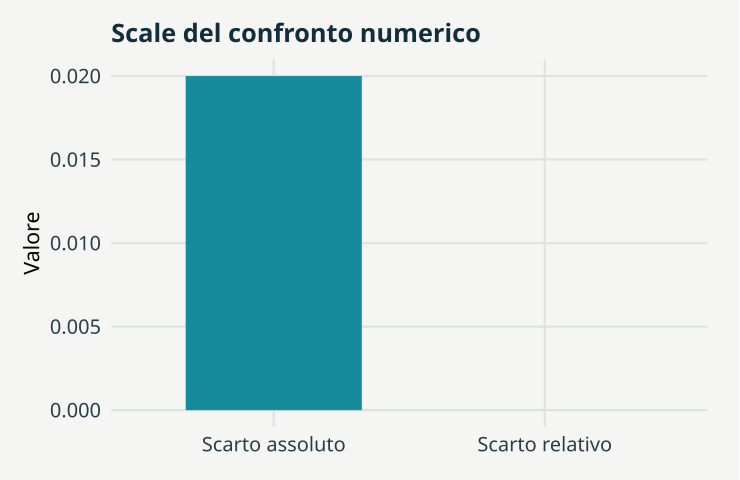

This chart was generated by the following R code:
# GeoStat Lab — funzioni comuni. R >= 4.3; ggplot2 >= 3.4; jsonlite.
suppressPackageStartupMessages(library(ggplot2))
col_geo <- c('#168B9C','#BC5B35','#7054A4','#A17B19','#227864','#64748B')
theme_set(theme_minimal(base_size=17, base_family='sans') + theme(
  plot.background=element_rect(fill='#F5F6F3',colour=NA),
  panel.background=element_rect(fill='#F5F6F3',colour=NA),
  panel.grid.minor=element_blank(),panel.grid.major=element_line(colour='#DCE3E2'),
  plot.title=element_text(size=19,face='bold',colour='#122D3B'),
  plot.subtitle=element_text(size=13,colour='#405560',margin=margin(b=12)),
  axis.text=element_text(size=15,colour='#273E4A'),axis.title=element_text(size=16),
  legend.position='bottom',legend.title=element_blank(),legend.text=element_text(size=14),
  strip.text=element_text(size=15,face='bold'),plot.margin=margin(18,24,18,18)))
metric <- function(...) data.frame(grandezza=names(c(...)),valore=as.character(c(...)),check.names=FALSE)
f <- function(x,d=3) {out<-formatC(x,digits=d,format='fg');out[!is.finite(x)]<-'Non definito';out}
line_plot <- function(d,x='x',y='y',title='',xl=x,yl=y,group=NULL) {
 p<-ggplot(d,aes(x=.data[[x]],y=.data[[y]]))
 if(is.null(group)) p<-p+geom_line(colour=col_geo[1],linewidth=1.05) else p<-p+aes(colour=.data[[group]],group=.data[[group]])+geom_line(linewidth=1)+scale_colour_manual(values=col_geo)
 p+labs(title=title,x=xl,y=yl)
}
point_plot <- function(d,x='x',y='y',title='',xl=x,yl=y,group=NULL) {
 p<-ggplot(d,aes(x=.data[[x]],y=.data[[y]]))
 if(is.null(group))p<-p+geom_point(colour=col_geo[1],size=2.5,alpha=.8) else p<-p+aes(colour=.data[[group]])+geom_point(size=2.7,alpha=.85)+scale_colour_manual(values=col_geo)
 p+labs(title=title,x=xl,y=yl)
}
hist_plot<-function(x,title='',xl='Valore',bins=20)ggplot(data.frame(x=x),aes(x))+geom_histogram(bins=bins,fill=col_geo[1],colour='#F5F6F3')+labs(title=title,x=xl,y='Frequenza')
bar_plot<-function(d,x='gruppo',y='valore',title='',yl='Valore')ggplot(d,aes(x=.data[[x]],y=.data[[y]],fill=.data[[x]]))+geom_col(width=.65)+scale_fill_manual(values=rep(col_geo,length.out=length(unique(d[[x]])) ))+guides(fill='none')+labs(title=title,x=NULL,y=yl)
map_plot<-function(d,z='z',title='',xl='Est [km]',yl='Nord [km]')ggplot(d,aes(x,y,fill=.data[[z]]))+geom_raster()+coord_equal()+scale_fill_gradientn(colours=c('#153F56','#298C9C','#B8CDB2','#F1D889','#AD542F'))+labs(title=title,x=xl,y=yl)
acf_data<-function(x,lag=20){a<-acf(x,lag.max=min(lag,length(x)-1),plot=FALSE);data.frame(x=as.vector(a$lag)[-1],y=as.vector(a$acf)[-1])}
# AR(1), distribuzione marginale stazionaria N(0, 1).
ar_series<-function(n,rho){x<-numeric(n);x[1]<-rnorm(1);for(i in 2:n)x[i]<-rho*x[i-1]+sqrt(1-rho^2)*rnorm(1);x}
# Distanze euclidee in unità metriche già dichiarate; nessuna conversione implicita di CRS.
dist_cross<-function(a,b)sqrt(outer(a[,1],b[,1],'-')^2+outer(a[,2],b[,2],'-')^2)
# Predittore IDW: i punti coincidenti ricevono esattamente il valore osservato.
idw<-function(xy,z,new,power=2){dd<-dist_cross(new,xy);apply(dd,1,function(d)if(any(d<1e-10))mean(z[d<1e-10])else weighted.mean(z,d^(-power)))}
# CART didattico binario: divisioni assiali che minimizzano l'impurità di Gini.
cart_fit<-function(x,y,depth=2,minleaf=4){
 node<-list(p=mean(y),n=length(y));if(depth<1||length(unique(y))<2||length(y)<2*minleaf)return(node)
 best<-Inf
 for(j in seq_len(ncol(x))){v<-sort(unique(x[,j])); if(length(v)<2)next
  for(cut in (head(v,-1)+tail(v,-1))/2){left<-x[,j]<=cut;nl<-sum(left);nr<-sum(!left);if(min(nl,nr)<minleaf)next
   score<-nl*mean(y[left])*(1-mean(y[left]))+nr*mean(y[!left])*(1-mean(y[!left]))
   if(score<best){best<-score;node$j<-j;node$cut<-cut;split<-left}
  }
 }
 if(is.finite(best)){node$left<-cart_fit(x[split,,drop=FALSE],y[split],depth-1,minleaf);node$right<-cart_fit(x[!split,,drop=FALSE],y[!split],depth-1,minleaf)};node
}
cart_predict<-function(tree,x)apply(x,1,function(row){t<-tree;while(!is.null(t$j))t<-if(row[t$j]<=t$cut)t$left else t$right;t$p})

p <- list(scale = 6, relative = 2, seed = 17)
set.seed(p$seed)
a <- 10^p$scale

b <- a * (1 + p$relative * 1e-08)

absd <- abs(a - b)

reld <- absd/max(abs(a), abs(b))

data <- data.frame(gruppo = c("Scarto assoluto", "Scarto relativo"), valore = c(absd, reld))

plots <- list(bar_plot(data, title = "Scale del confronto numerico"))

metrics <- metric(`Scarto assoluto` = f(absd, 8), `Scarto relativo` = f(reld, 8), `Esito con εabs=10⁻⁶, εrel=10⁻⁸` = absd <= 
    1e-06 + 1e-08 * max(abs(a), abs(b)))
print(metrics,row.names=FALSE)
ggplot2::ggsave('m15-tolleranze-A.svg',plots[[1]],device=svglite::svglite,width=7.7,height=5.0,bg='#F8F6F1')
